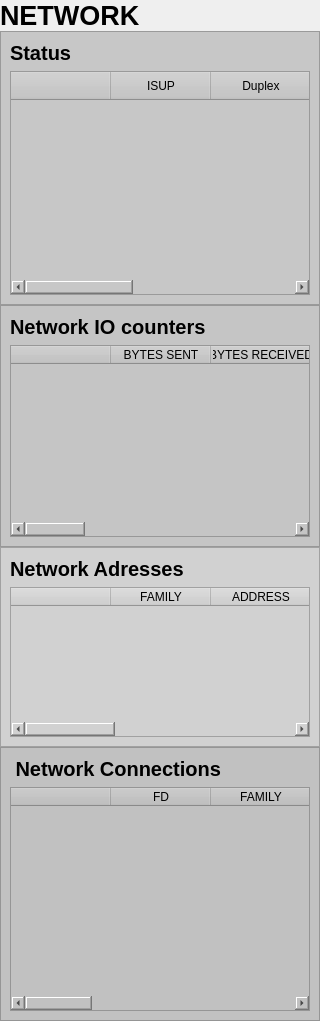
                <widget class="QWidget" name="scrollAreaWidgetContents">
                 <property name="geometry">
                  <rect>
                   <x>0</x>
                   <y>0</y>
                   <width>320</width>
                   <height>1021</height>
                  </rect>
                 </property>
                 <property name="sizePolicy">
                  <sizepolicy hsizetype="Preferred" vsizetype="Fixed">
                   <horstretch>0</horstretch>
                   <verstretch>0</verstretch>
                  </sizepolicy>
                 </property>
                 <layout class="QVBoxLayout" name="verticalLayout_11">
                  <property name="spacing">
                   <number>0</number>
                  </property>
                  <property name="leftMargin">
                   <number>0</number>
                  </property>
                  <property name="topMargin">
                   <number>0</number>
                  </property>
                  <property name="rightMargin">
                   <number>0</number>
                  </property>
                  <property name="bottomMargin">
                   <number>0</number>
                  </property>
                  <item>
                   <widget class="QLabel" name="label_48">
                    <property name="font">
                     <font>
                      <pointsize>20</pointsize>
                      <weight>75</weight>
                      <bold>true</bold>
                     </font>
                    </property>
                    <property name="text">
                     <string>NETWORK</string>
                    </property>
                   </widget>
                  </item>
                  <item>
                   <widget class="QFrame" name="frame_8">
                    <property name="styleSheet">
                     <string notr="true">background-color: rgb(199, 199, 199);</string>
                    </property>
                    <property name="frameShape">
                     <enum>QFrame::StyledPanel</enum>
                    </property>
                    <property name="frameShadow">
                     <enum>QFrame::Raised</enum>
                    </property>
                    <layout class="QVBoxLayout" name="verticalLayout_12">
                     <item>
                      <widget class="QLabel" name="label_47">
                       <property name="font">
                        <font>
                         <pointsize>15</pointsize>
                         <weight>75</weight>
                         <bold>true</bold>
                        </font>
                       </property>
                       <property name="text">
                        <string>Status</string>
                       </property>
                      </widget>
                     </item>
                     <item>
                      <widget class="QTableWidget" name="tableWidget_4">
                       <column>
                        <property name="text">
                         <string/>
                        </property>
                        <property name="font">
                         <font>
                          <pointsize>15</pointsize>
                         </font>
                        </property>
                       </column>
                       <column>
                        <property name="text">
                         <string>ISUP</string>
                        </property>
                       </column>
                       <column>
                        <property name="text">
                         <string>Duplex</string>
                        </property>
                       </column>
                       <column>
                        <property name="text">
                         <string>Speed</string>
                        </property>
                       </column>
                       <column>
                        <property name="text">
                         <string>MTU</string>
                        </property>
                       </column>
                      </widget>
                     </item>
                    </layout>
                   </widget>
                  </item>
                  <item alignment="Qt::AlignBottom">
                   <widget class="QFrame" name="frame_9">
                    <property name="sizePolicy">
                     <sizepolicy hsizetype="Expanding" vsizetype="Expanding">
                      <horstretch>0</horstretch>
                      <verstretch>0</verstretch>
                     </sizepolicy>
                    </property>
                    <property name="styleSheet">
                     <string notr="true">background-color: rgb(197, 197, 197);</string>
                    </property>
                    <property name="frameShape">
                     <enum>QFrame::StyledPanel</enum>
                    </property>
                    <property name="frameShadow">
                     <enum>QFrame::Raised</enum>
                    </property>
                    <layout class="QVBoxLayout" name="verticalLayout_13">
                     <item>
                      <widget class="QLabel" name="label_49">
                       <property name="font">
                        <font>
                         <pointsize>15</pointsize>
                         <weight>75</weight>
                         <bold>true</bold>
                        </font>
                       </property>
                       <property name="text">
                        <string>Network IO counters</string>
                       </property>
                      </widget>
                     </item>
                     <item>
                      <widget class="QTableWidget" name="tableWidget_5">
                       <column>
                        <property name="text">
                         <string/>
                        </property>
                       </column>
                       <column>
                        <property name="text">
                         <string>BYTES SENT</string>
                        </property>
                       </column>
                       <column>
                        <property name="text">
                         <string>BYTES RECEIVED</string>
                        </property>
                       </column>
                       <column>
                        <property name="text">
                         <string>PACKETS SENT</string>
                        </property>
                       </column>
                       <column>
                        <property name="text">
                         <string>PACKETS RECEIVED</string>
                        </property>
                       </column>
                       <column>
                        <property name="text">
                         <string>ERR IN</string>
                        </property>
                       </column>
                       <column>
                        <property name="text">
                         <string>ERR OUT</string>
                        </property>
                       </column>
                       <column>
                        <property name="text">
                         <string>DROP IN</string>
                        </property>
                       </column>
                       <column>
                        <property name="text">
                         <string>DROP OUT</string>
                        </property>
                       </column>
                      </widget>
                     </item>
                    </layout>
                   </widget>
                  </item>
                  <item alignment="Qt::AlignBottom">
                   <widget class="QFrame" name="frame_10">
                    <property name="sizePolicy">
                     <sizepolicy hsizetype="Preferred" vsizetype="Preferred">
                      <horstretch>0</horstretch>
                      <verstretch>0</verstretch>
                     </sizepolicy>
                    </property>
                    <property name="minimumSize">
                     <size>
                      <width>0</width>
                      <height>200</height>
                     </size>
                    </property>
                    <property name="styleSheet">
                     <string notr="true">background-color: rgb(209, 209, 209);</string>
                    </property>
                    <property name="frameShape">
                     <enum>QFrame::StyledPanel</enum>
                    </property>
                    <property name="frameShadow">
                     <enum>QFrame::Raised</enum>
                    </property>
                    <layout class="QVBoxLayout" name="verticalLayout_14">
                     <item>
                      <widget class="QLabel" name="label_50">
                       <property name="font">
                        <font>
                         <pointsize>15</pointsize>
                         <weight>75</weight>
                         <bold>true</bold>
                        </font>
                       </property>
                       <property name="text">
                        <string>Network Adresses</string>
                       </property>
                      </widget>
                     </item>
                     <item>
                      <widget class="QTableWidget" name="tableWidget_6">
                       <property name="sizePolicy">
                        <sizepolicy hsizetype="Expanding" vsizetype="Expanding">
                         <horstretch>0</horstretch>
                         <verstretch>0</verstretch>
                        </sizepolicy>
                       </property>
                       <property name="sizeAdjustPolicy">
                        <enum>QAbstractScrollArea::AdjustToContents</enum>
                       </property>
                       <column>
                        <property name="text">
                         <string/>
                        </property>
                       </column>
                       <column>
                        <property name="text">
                         <string>FAMILY</string>
                        </property>
                       </column>
                       <column>
                        <property name="text">
                         <string>ADDRESS</string>
                        </property>
                       </column>
                       <column>
                        <property name="text">
                         <string>NET MASK</string>
                        </property>
                       </column>
                       <column>
                        <property name="text">
                         <string>ROADCAS</string>
                        </property>
                       </column>
                       <column>
                        <property name="text">
                         <string>PTP</string>
                        </property>
                       </column>
                      </widget>
                     </item>
                    </layout>
                   </widget>
                  </item>
                  <item>
                   <widget class="QFrame" name="frame_11">
                    <property name="styleSheet">
                     <string notr="true">background-color: rgb(193, 193, 193);</string>
                    </property>
                    <property name="frameShape">
                     <enum>QFrame::StyledPanel</enum>
                    </property>
                    <property name="frameShadow">
                     <enum>QFrame::Raised</enum>
                    </property>
                    <layout class="QVBoxLayout" name="verticalLayout_15">
                     <item>
                      <widget class="QLabel" name="label_51">
                       <property name="font">
                        <font>
                         <pointsize>15</pointsize>
                         <weight>75</weight>
                         <bold>true</bold>
                        </font>
                       </property>
                       <property name="text">
                        <string> Network Connections</string>
                       </property>
                      </widget>
                     </item>
                     <item>
                      <widget class="QTableWidget" name="tableWidget_7">
                       <column>
                        <property name="text">
                         <string/>
                        </property>
                       </column>
                       <column>
                        <property name="text">
                         <string>FD</string>
                        </property>
                       </column>
                       <column>
                        <property name="text">
                         <string>FAMILY</string>
                        </property>
                       </column>
                       <column>
                        <property name="text">
                         <string>FAMILY</string>
                        </property>
                       </column>
                       <column>
                        <property name="text">
                         <string>LADDR</string>
                        </property>
                       </column>
                       <column>
                        <property name="text">
                         <string>RADDR</string>
                        </property>
                       </column>
                       <column>
                        <property name="text">
                         <string>STATUS</string>
                        </property>
                       </column>
                       <column>
                        <property name="text">
                         <string>PID</string>
                        </property>
                       </column>
                      </widget>
                     </item>
                    </layout>
                   </widget>
                  </item>
                 </layout>
                </widget>
